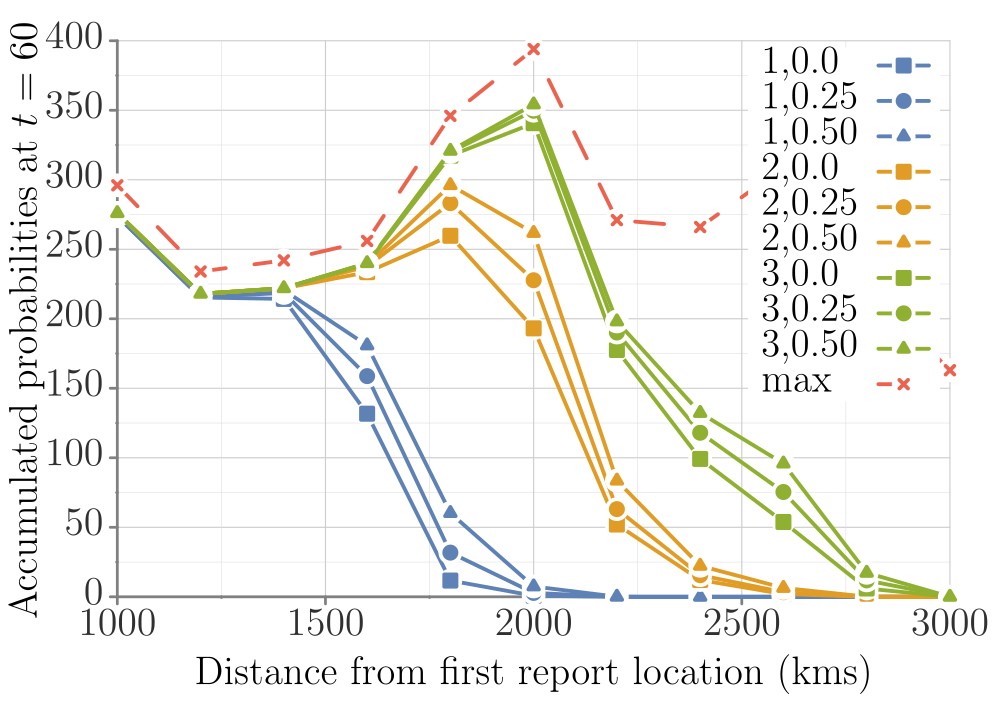

gnuplot code for this plot:
##### terminal
clear
# set loadpath '~/Dropbox/proj/gp/src'
set term tikz standalone size 12.5cm,8.75cm font ",14" gparrows scale 2,2 textscale 2
set datafile separator ','

##### output
set output 'dist_prob_A_perc.tex'

##### bg: bg color, axes, grid, tics
##### http://www.colourlovers.com/palette/268142/Danger_Mouse
Danger='#F84934'; # red
Shoes='#4D5E5F'; # grey
##### Rand Olson
roBlue='#1F77B4';
roRed='#D62728';
# border
set style line 21 lt 1 lc rgb '#808080' 
set border 3 back ls 21 lw 5
# grid
set style line 22 lt 2 lc rgb '#CCCCCC' lw 2
set style line 23 lt 2 lc rgb '#DDDDDD' lw 1
set grid xtics mxtics ytics mytics back ls 22, ls 23
# tics
set tics textcolor rgb '#303030'
set tics nomirror out scale 1,.1
set mxtics 2
set mytics 2

##### load default linestyles
set style increment user
# taken care of in terminal
do for [i=1:15] { set style line i lt 1 lw 7 }

##### line colors
# mathematica default
DarkBlue= '#5e82b5'
Orange=   '#e09c24'
Green=    '#8fb030'
Red=      '#eb634f'
Purple=   '#8778b3'
Brown=    '#c46e1a'
LightBlue='#5c9ec7'
Yellow=   '#FDBF6F'
MATHEMATICA="#5e82b5 #e09c24 #8fb030 #eb634f #8778b3 #c46e1a #5c9ec7 #FDBF6F"
do for[i=1:8] {set style line i lc rgb word(MATHEMATICA,i)}
####

##### data style
set style data linespoints;
set style line 1 pt 5
set style line 2 pt 7
set style line 3 pt 13
set style line 4 pt 17
set style line 5 pt 4
set style line 6 pt 6
set style line 7 pt 12
set style line 8 pt 16
#
set pointintervalbox 4.5
do for [i=1:15] {set style line i ps 2.75 pi -1}

# NOTE: offsets should be a function of font sizes
##### key
set key t l Left spacing 4 width 5 opaque font ",15"

##### tics (note that tics are also set in theme)
set xtics font ",15" offset 0,.2
set ytics font ",15" offset 1.5,0

##### plot
set title font ",15" "" offset -3,.3
set xlabel "Distance from first report location (kms)" offset 0,0 font ",15"
set ylabel "Accumulated probabilities at $t=60$" offset -2,0 font ",15"


unset title;        set key r t width 5;        set xrange [1000:3000];        set xlabel offset 0,.7;        set xtics offset 0,-.4;

plot       'model-A_p0_m1_60.csv' u 1:2 ls 1 pt 5 ti  '1,0.0',       'model-A_p25_m1_60.csv' u 1:2 ls 1 pt 7 ti '1,0.25',       'model-A_p50_m1_60.csv' u 1:2 ls 1 pt 9 ti '1,0.50',       'model-A_p0_m2_60.csv' u 1:2 ls 2 pt 5 ti  '2,0.0',       'model-A_p25_m2_60.csv' u 1:2 ls 2 pt 7 ti '2,0.25',       'model-A_p50_m2_60.csv' u 1:2 ls 2 pt 9 ti '2,0.50',       'model-A_p0_m3_60.csv' u 1:2 ls 3 pt 5 ti  '3,0.0',       'model-A_p25_m3_60.csv' u 1:2 ls 3 pt 7 ti '3,0.25',       'model-A_p50_m3_60.csv' u 1:2 ls 3 pt 9 ti '3,0.50',       '../obj/cell_count_distance.csv' u 1:2 ls 4 dashtype 2 ti  'max'

set term x11 reset;
